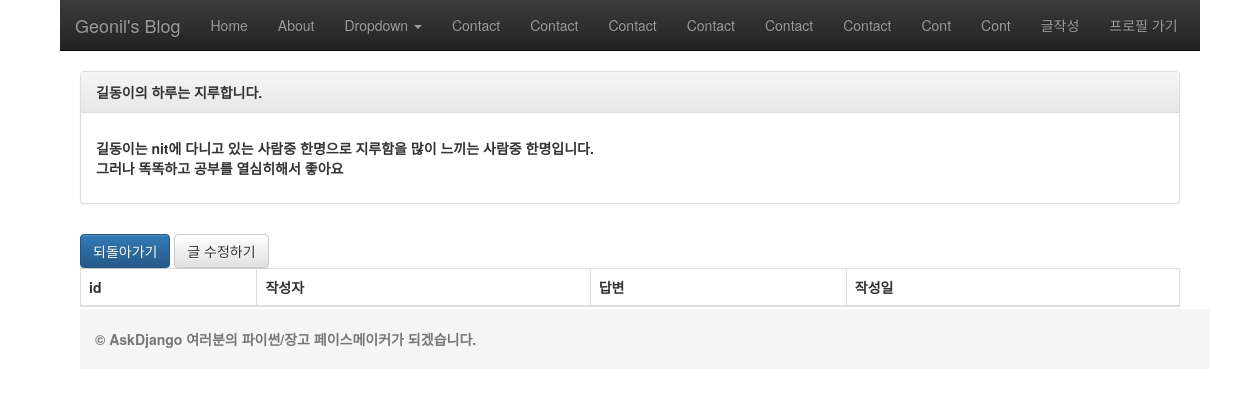
/blog/19, run on an earlier commit of the app's database.
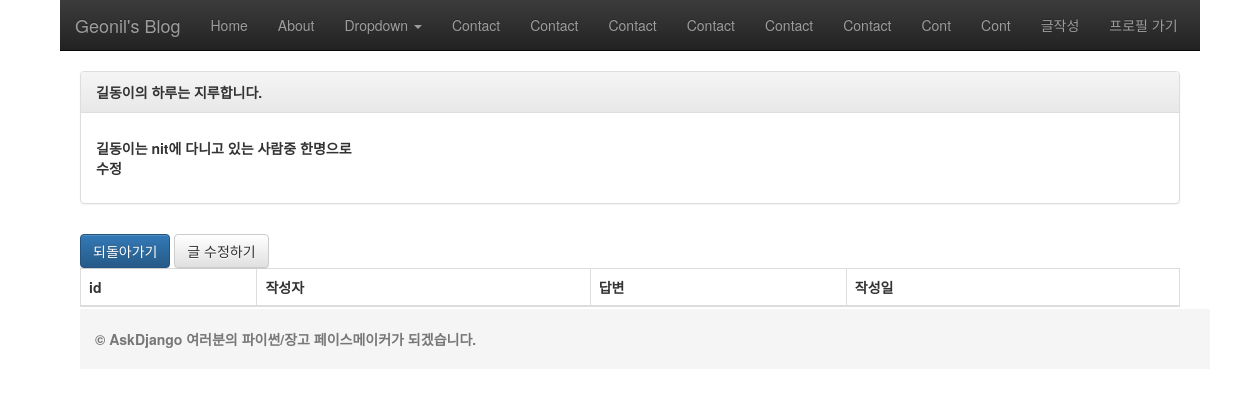
And on a later commit of the database.
### blog/models.py (models this page shows, shortened)
class Post(models.Model):
    STATUS_CHOICES =(
        ('d','Draft'),
        ('p','Published'),
        ('w','Withdrawn'),
    )
    author =models.CharField(max_length=20)
    title = models.CharField(max_length=100, verbose_name='제목', help_text="포스팅 제목을 입력해 주세요. 최대 100글자.")
    content = models.TextField(verbose_name='내용')
    tag_set = models.ManyToManyField('Tag') #릴레이션을 할때는 테그 문자열로 넣어 준다
    lnglat = models.CharField(max_length=50, blank=True,help_text='경도/위도 포맷 으로', validators=[lnglat_validator])
    status = models.CharField(max_length=1, choices=STATUS_CHOICES)
    create_at = models.DateTimeField(auto_now_add=True) #생성되는 그 순가의 값일 넣는다.
    update_at = models.DateTimeField(auto_now=True) #업데이트 되는 그 시간을 계속 기록한다.
    class Meta:
        ordering = ['-id'] #해당필드 오름 차수 / -내림차수

### blog/views.py (the view)
# urls.py: url(r'^(?P<id>\d+)$',views.post_detail, name='post_detail'),
def post_detail(request, id):
    post= get_object_or_404(Post, id=id)
    return render(request, 'blog/post_detail.html',{
        'post':post
    })

### blog/templates/blog/post_detail.html (shortened to what this page needs)
{% extends "blog/layout.html"%}
{% block content %}
<div  style="margin-left:80px;margin-right:80px">
  <div class="panel panel-default">
    <div class="panel-heading"><strong>{{post.title}}</div>
    <div class="panel-body">
      <p>{{post.content|linebreaks}}</p>
    </div>
  </div>
      <a href="{% url "blog:post_list" %}" ><h6 class="btn btn-primary">되돌아가기</h6></a>
      <a href="{% url "blog:post_edit" post.id %}" ><h6 class="btn btn-default">글 수정하기</h6></a>
      <table class="table table-hover table-bordered">
        <thead>
          <tr>
            <th>id</th>
            <th>작성자</th>
            <th>답변</th>
            <th>작성일</th>
          </tr>
        </thead>
      </table>
{% endblock %}

### blog/templates/blog/layout.html (shortened to what this page needs)
{% extends "layout.html" %}

### askdjango/templates/layout.html (shortened to what this page needs)
<!DOCTYPE html>
<html lang="ko">
  <head>
    <link rel="stylesheet" href="https://maxcdn.bootstrapcdn.com/bootstrap/3.3.2/css/bootstrap.min.css">
    <link rel="stylesheet" href="https://maxcdn.bootstrapcdn.com/bootstrap/3.3.2/css/bootstrap-theme.min.css">
  </head>
  <body>
    <div class="navbar-wrapper">
      <div class="container">
        <nav class="navbar navbar-inverse navbar-static-top">
          <div class="container">
            <div class="navbar-header">
              <a class="navbar-brand" href="{% url "root" %}">Geonil's Blog</a>
            </div>
            <div id="navbar" class="navbar-collapse collapse">
              <ul class="nav navbar-nav">
                <li><a href="{% url "root" %}" onclick="checkClick(1)">Home</a></li>
                <li><a href="#About" onclick="checkClick(2)">About</a></li>
                <li class="dropdown">
                  <a href="#" onclick="checkClick('drop')" class="dropdown-toggle" data-toggle="dropdown" role="button" aria-expanded="false">Dropdown <span class="caret"></span></a>
                </li>
                <li><a href="#Contact" onclick="checkClick(4)">Contact</a></li>
                <li><a href="#Contact" onclick="checkClick(5)">Contact</a></li>
                <li><a href="#Contact" onclick="checkClick(6)">Contact</a></li>
                <li><a href="#Contact" onclick="checkClick(7)">Contact</a></li>
                <li><a href="#Contact" onclick="checkClick(8)">Contact</a></li>
                <li><a href="#Contact" onclick="checkClick(9)">Contact</a></li>
                <li><a href="#Contact" onclick="checkClick(10)">Cont</a></li>
                <li><a href="#Contact" onclick="checkClick(11)">Cont</a></li>
                <li><a href="{% url "blog:post_form" %}" onclick="checkClick(12)">글작성</a></li>
                <li><a href="/accounts/profile" onclick="checkClick(13)">프로필 가기</a></li>
              </ul>
            </div>
          </div>
        </nav>
      </div>
    </div>
{% block content %}
{% endblock %}
<div class="row">
  <div class="col-sm-12">
    <div id="page-footer">
      <div class="container">
        <p class="text-muted">
          &copy; AskDjango
          여러분의 파이썬/장고 페이스메이커가 되겠습니다.
        </p>
      </div>
    </div>
  </div>
</div>
  </body>
</html>

### askdjango/templates/layout.html (style rules this page uses)
html { position: relative; min-height: 100%; }
body { margin-bottom: 60px; }
#page-footer { position: absolute; bottom: 0; width: 100%; height: 60px; line-height: 60px; background-color: #f5f5f5; }

What changed in the data, as far as the page shows it:
changed Post "길동이의 하루는 지루합니다.": content "길동이는 nit에 다니고 있는 사람중 한명으로 지루함을 많이 느끼는 사람중 한명입니다. 그러나 똑똑하고 공부를 열심히해서 좋아요" → "길동이는 nit에 다니고 있는 사람중 한명으로 수정"
